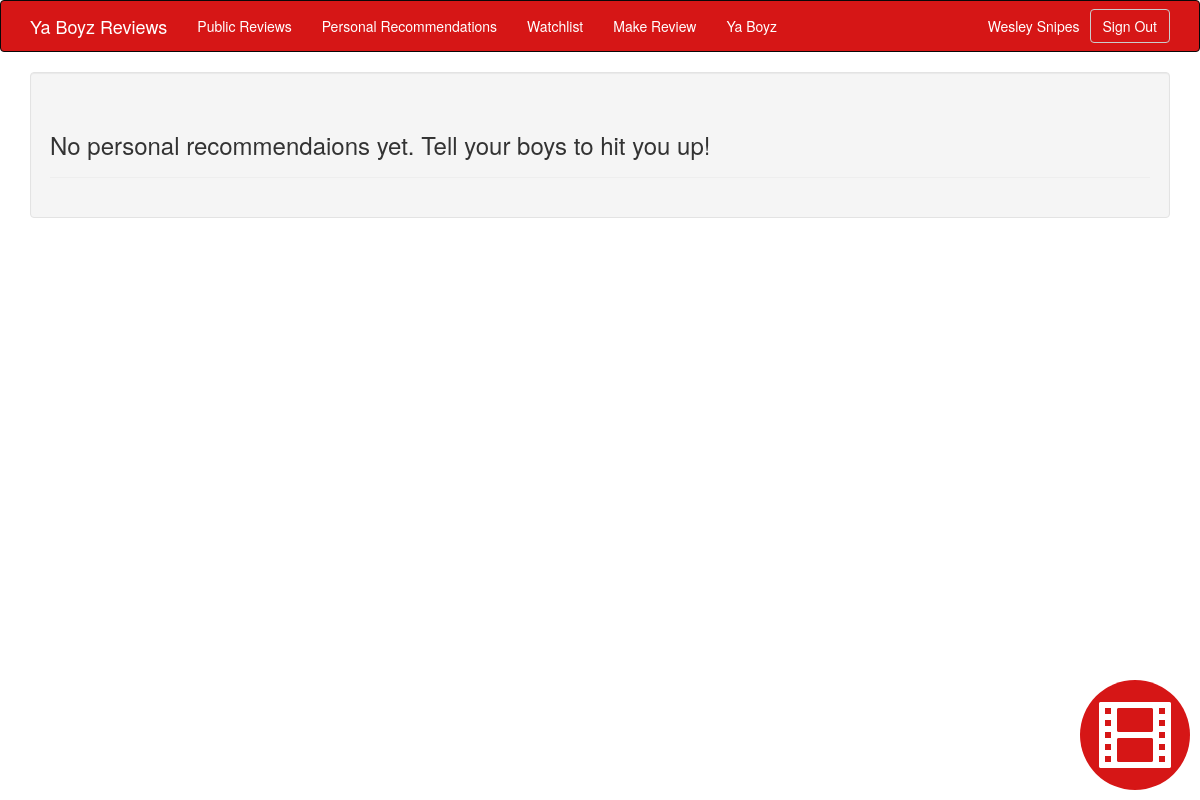
Before: /friend_reviews.php (signed in) with the older database file.
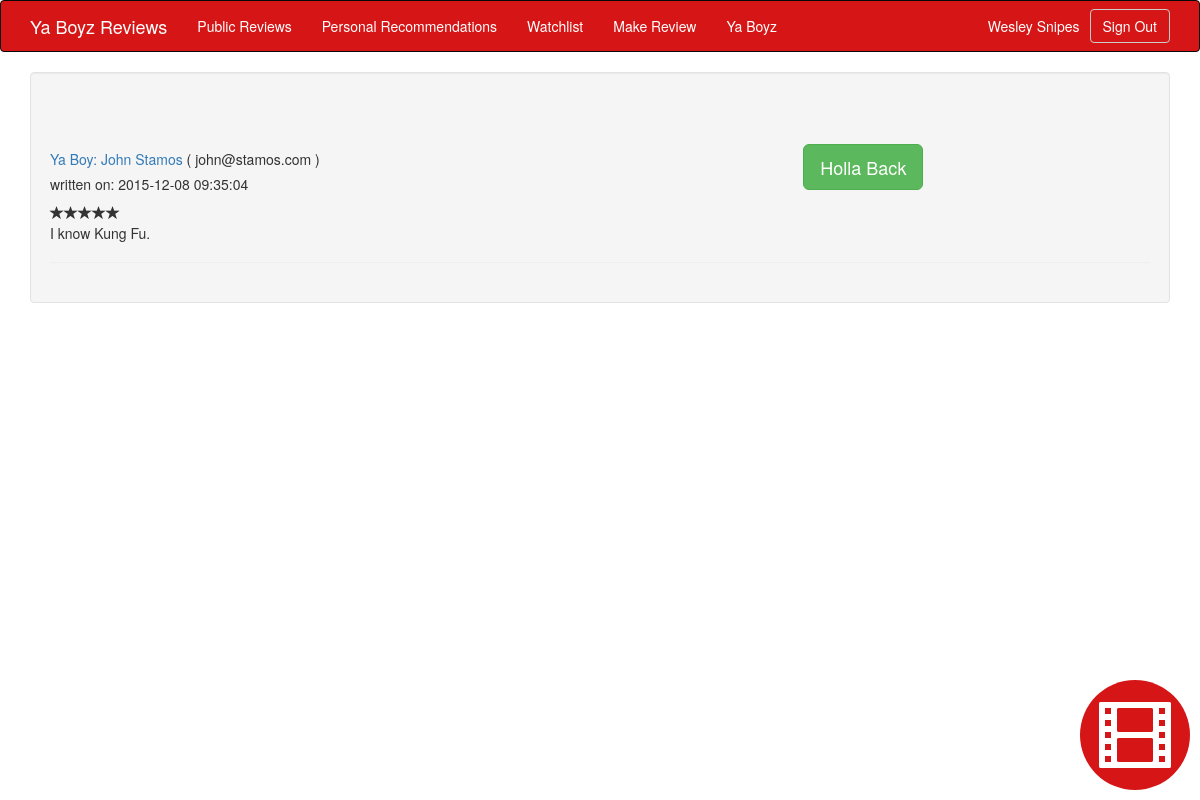
After: the same page with the newer database file.
### tables this page shows
CREATE TABLE IF NOT EXISTS `UserRecommendation` (
  `id` int(10) NOT NULL,
  `from_user` int(10) NOT NULL,
  `to_user` int(10) NOT NULL,
  `media` int(10) NOT NULL,
  `rating` int(1) NOT NULL,
  `comment` varchar(2500) DEFAULT NULL,
  `date_created` datetime NOT NULL
);

CREATE TABLE IF NOT EXISTS `User` (
  `id` int(10) NOT NULL,
  `first_name` varchar(50) NOT NULL,
  `last_name` varchar(50) NOT NULL,
  `email` varchar(50) NOT NULL,
  `password` varchar(250) NOT NULL,
  `date_created` datetime NOT NULL
);

### settings.php (called while the page is built)
<?php
    $db_connection = array();
    $db_connection['host'] = "localhost";
    $db_connection['username'] = "root";
    $db_connection['password'] = "";
    $db_connection['database'] = "yourboyzreviews";
?>

### connection.php (called while the page is built, shortened)
<?php
    require_once 'settings.php';
    class DatabaseConnection
    {
        private $host = "localhost";
        private $username = "username";
        private $password = "password";
        private $database = "";
        private $mysqli;
        public function __construct ()
        {
            global $db_connection;
            $host = $db_connection['host'];
            $username = $db_connection['username'];
            $password = $db_connection['password'];
            $database = $db_connection['database'];
        }
        public function setup ($host, $username, $password, $db)
        {
            $this->host = $host;
            $this->username = $username;
            $this->password = $password;
            $this->database = $db;
        }
        public function connect ()
        {
            try {
                if (!$this->mysqli = new mysqli($this->host, $this->username, $this->password, $this->database))
                    throw new Exception("Cannot Connect to " . $this->host);
            } catch (Exception $e) {
                echo $e->getMessage();
                exit;
            }
        }
        public function prepare_statement($statement) {
            return $this->mysqli->prepare($statement);
        }
        public function send_sql($statement) {
            $statement = $this->mysqli->real_escape_string($statement);
            return $this->mysqli->query($statement);
        }
    }
?>

### mediapost.php (called while the page is built, shortened)
<?php
require_once 'connection.php';
    class MediaPost{
        private $dbConnection;
        public function __construct(){
            $this->dbConnection = new DatabaseConnection();
        }
        public function getUserById($user_id) {
            $query_string = "SELECT * FROM `User` WHERE `id` = " . $user_id;
            $result = $this->dbConnection->send_sql($query_string);
            if ($result)
                return $result->fetch_object();
            else
                echo "horiffic failure";
        }
        public function getRecommendationsForUser($user_id) {
            $query_string = "SELECT * FROM `UserRecommendation` WHERE `to_user` = " . $user_id;
            $result = $this->dbConnection->send_sql($query_string);
            if ($result)
                return $result;
            else
                echo "horiffic failure";
        }
}
?>

### user.php (called while the page is built, shortened)
<?php
require_once 'connection.php';
    class User{
        private $dbConnection;
        public function __construct(){
            $this->dbConnection = new DatabaseConnection();
        }
        public function getFullNameById($id){
            $result = $this->dbConnection->send_sql("SELECT * FROM `User` WHERE `id` = " . $id);
            if ($result){
                $result = $result->fetch_object();
                return $result->first_name . " " . $result->last_name;
            }
            else{
                return false;
            }
        }
}
?>

### friend_reviews.php (the view, shortened to what the changed rows need)
<!DOCTYPE html>
<html>
<head>
    <?php include_once 'header.php'; ?>
</head>
<body>
    <div class="container">
        <?php
        if(isset($_SESSION['authenticated_user'])) {
            require_once 'mediapost.php';
            $post = new MediaPost();
            $user_object = new User();
            $recommendations = $post->getRecommendationsForUser($_SESSION['authenticated_user']);
            if ($recommendations && $recommendations->num_rows > 0) {
                while ($recommendation = $recommendations->fetch_object()) {
                    $full_user_name = $user_object->getFullNameById($recommendation->from_user);
                    $url_link = "conversation.php?friend_id=" . $recommendation->from_user;
                    $user = $post->getUserById($recommendation->from_user);
                    ?>
                    <div class="well">
                        <div class="page-header">
                            <div class="row">
                                <div class="col-md-8">
                                <h5><a href="<?php echo $url_link; ?>" >Ya Boy:
                                <?php
                                echo $full_user_name;
                                ?>
                                </a>
                                (
                                <?php
                                echo $user->email;
                                ?>
                                )
                                </h5>
                                <h5>
                                written on:
                                <?php
                                echo $recommendation->date_created;
                                ?>
                                </h5>
                                <?php
                                 for ($i = 0; $i < $recommendation->rating; $i++)
                                    echo '<span class="glyphicon glyphicon-star"></span>';
                                ?>
                                <p>
                                <?php echo $recommendation->comment; ?>
                                </p>
                                </div>
                                <div class="col-md-4">
                                    <form action="recommend.php" method="POST">
                                    <div class="form-group">
                                        <label for="recommend-back">
                                            <input type="submit" class="btn btn-success btn-lg" style="margin-top:10%;" value="Holla Back" />
                                        </label>
                                    </div>
                                    </form>
                                </div>
                            </div>
                        </div>
                    </div>
                    <?php
                }
            }
            else {
                ?>
                <div class="well">
                    <div class="page-header">
                        <h3>No personal recommendaions yet.  Tell your boys to hit you up!</h3>
                    </div>
                </div>
                <?php
            }
        ?>
    <?php
    }
    else{
        ?>
        <div class="page-header">
            <span><strong>You must <a href="signin.php">sign in </a>to view this content</strong></span>
        </div>
        <?php
    }
    ?>
    </div>
</body>
</html>

Changed rows visible on the page:
added userrecommendation: from_user.last_name "John Stamos", user.email "john@stamos.com", date_created "2015-12-08 09:35:04", rating 5 (drawn), comment "I know Kung Fu."
Other visible differences:
text no longer shown: "No personal recommendaions yet. Tell your boys to hit you up!"
